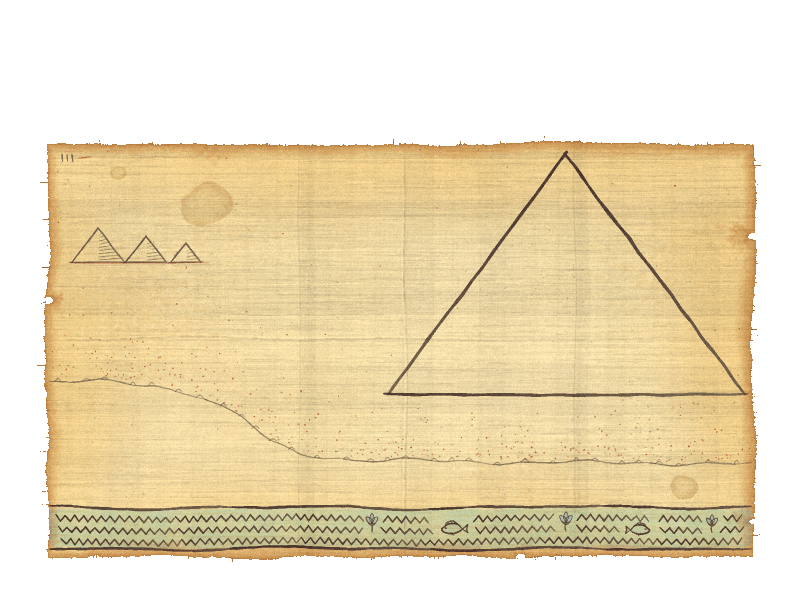
#> input picture art/maps/egypt/back.png, 800 x 600 px, found by its file name
$ python office_ducts_grille.py paints out/office-ducts/grille-view.png and its check pictures
#> lines starting #> are read from the running program, lines starting #| are printed output that depends on the picture
### tools/paint/brush.py
"""The painter's tools: noise, soft shapes, light, brush strokes, grain, and the limited palette.

Everything works on float pictures (height x width x 3, values 0 to 1) and float masks
(height x width, 0 to 1). Needs numpy and Pillow, nothing else.

A picture is made in four passes, the way a background painter worked for a 256-color game:

  1. block in   soft forms and their light, with no texture        (the functions in this file)
  2. brush      repaint the whole thing with visible strokes        strokes()
  3. detail     the few crisp things: lettering, wire, window bars  drawn on top afterwards
  4. scan       pigment grain, then a limited palette with speckle  finish()
"""

import math

import numpy as np
from PIL import Image, ImageDraw

F32 = np.float32


# ---------------------------------------------------------------- small helpers
def rgb(text):
    """'#e8b060' -> array([0.91, 0.69, 0.38])"""
    text = text.lstrip("#")
    return np.array([int(text[i:i + 2], 16) / 255 for i in (0, 2, 4)], dtype=F32)


def lerp(a, b, t):
    return a + (b - a) * t


def smooth(t):
    t = np.clip(t, 0, 1)
    return t * t * (3 - 2 * t)


def step(edge0, edge1, x):
    """0 below edge0, 1 above edge1, smooth between."""
    return smooth((x - edge0) / (edge1 - edge0 + 1e-9))


# [15 lines left out: functions grid, ramp, not called in this run]


def resize(a, shape, how=Image.BICUBIC):
    """Resize a float array (2D, or 3D with channels) to (h, w)."""
    h, w = shape
    if a.ndim == 2:
        return np.asarray(Image.fromarray(a.astype(F32), "F").resize((w, h), how), dtype=F32)
    return np.dstack([resize(a[..., i], shape, how) for i in range(a.shape[2])])


def blur(a, sigma):
    """Gaussian blur of a float array, any sigma, by multiplying in the frequency domain."""
    if sigma <= 0:
        return a
    if a.ndim == 3:
        return np.dstack([blur(a[..., i], sigma) for i in range(a.shape[2])])
    pad = int(min(3 * sigma + 1, min(a.shape) - 1))
    p = np.pad(a, pad, mode="reflect")
    fy = np.fft.fftfreq(p.shape[0])[:, None]
    fx = np.fft.rfftfreq(p.shape[1])[None, :]
    gain = np.exp(-2 * (math.pi * sigma) ** 2 * (fx * fx + fy * fy))
    out = np.fft.irfft2(np.fft.rfft2(p) * gain, s=p.shape)
    return out[pad:pad + a.shape[0], pad:pad + a.shape[1]].astype(F32)


# [15 lines left out: function sample, not called in this run]


# ---------------------------------------------------------------- noise
def noise(shape, cell, seed, octaves=5, gain=0.5):
    """Cloudy noise, 0 to 1. `cell` is the size in pixels of the largest blobs: a number, or (across, down)
    for stretched noise. Each octave halves the size and takes `gain` of the weight."""
    h, w = shape
    cx, cy = (cell, cell) if np.isscalar(cell) else cell
    rng = np.random.default_rng(seed)
    total = np.zeros(shape, dtype=F32)
    weight, norm = 1.0, 0.0
    for _ in range(octaves):
        gw, gh = int(math.ceil(w / cx)) + 3, int(math.ceil(h / cy)) + 3
        lattice = rng.random((gh, gw), dtype=F32)
        big = resize(lattice, (int(round(gh * cy)), int(round(gw * cx))))
        oy, ox = int(cy), int(cx)                      # start one cell in, away from the lattice edge
        total += weight * big[oy:oy + h, ox:ox + w]
        norm += weight
        weight *= gain
        cx, cy = max(cx / 2, 1.0), max(cy / 2, 1.0)
    out = total / norm
    lo, hi = np.percentile(out, (0.5, 99.5))
    return np.clip((out - lo) / (hi - lo + 1e-9), 0, 1).astype(F32)


# [63 lines left out: functions warp, mask_poly, mask_ellipse, mask_line, curve, not called in this run]


class Sheet:
    """A clear sheet to draw many small strokes on quickly (leaves, planks, wires, lettering), which is then
    laid over the picture in one go. Colors are '#hex' or rgb; sizes are in picture pixels."""

    # [52 lines left out: functions __init__, _fill, line, taper, poly, ellipse and 2 more, not called in this run]

    def onto(self, picture, amount=1.0):
        color, alpha = self.done()
        return over(picture, color, alpha * amount)


# [34 lines left out: functions over, tint, glow, vary, not called in this run]


# ---------------------------------------------------------------- the brush
def strokes(ref, sizes=(16, 8, 4), seed=1, density=1.6, jitter=0.035, flow=None, keep=0.0, detail=None):
    """Repaint a picture with brush strokes, largest brush first.

    Each stroke takes its color from the (slightly blurred) picture under its middle and lies along the
    edges it finds there; where the picture is flat it follows `flow`, an angle field in radians (or
    lies level). Smaller brushes only go where the painting so far is still wrong, which is where the
    detail is. `detail` is an optional mask of places that must be reached by the smallest brush.
    `keep` mixes that much of the untouched picture back in at the end.
    """
    h, w, _ = ref.shape
    rng = np.random.default_rng(seed)
    ss = 2
    under = np.clip(blur(ref, sizes[0] * 0.45), 0, 1)
    canvas = Image.fromarray((under * 255).astype(np.uint8)).resize((w * ss, h * ss), Image.BICUBIC)
    draw = ImageDraw.Draw(canvas)
    lum = ref @ np.array([0.3, 0.55, 0.15], dtype=F32)
    for r in sizes:
        src = np.clip(blur(ref, r * 0.3), 0, 1)
        gy, gx = np.gradient(blur(lum, max(1.0, r * 0.35)))
        along = np.arctan2(gy, gx) + math.pi / 2
        strong = np.hypot(gx, gy)
        n = int(w * h / (r * r) * density)
        xs = rng.integers(0, w, n)
        ys = rng.integers(0, h, n)
        if r != sizes[0]:
            now = np.asarray(canvas.resize((w, h), Image.BOX), dtype=F32) / 255
            wrong = np.abs(now - src).sum(axis=2)
            if detail is not None and r == sizes[-1]:
                wrong = np.maximum(wrong, detail * 0.2)
            want = wrong[ys, xs] > (0.05 if r > sizes[-1] else 0.035)
            xs, ys = xs[want], ys[want]
        level = np.zeros((h, w), dtype=F32) if flow is None else flow
        for x, y in zip(xs.tolist(), ys.tolist()):
            a = along[y, x] if strong[y, x] > 0.004 else level[y, x] + rng.normal(0, 0.25)
            length = r * (1.2 + 2.2 * rng.random())
            dx, dy = math.cos(a) * length / 2, math.sin(a) * length / 2
            c = src[y, x] * (1 + rng.normal(0, jitter)) + rng.normal(0, jitter * 0.4, 3)
            fill = tuple(int(v) for v in np.clip(c * 255, 0, 255))
            wd = max(1, int(r * ss * (0.75 + 0.5 * rng.random())))
            x0, y0, x1, y1 = (x - dx) * ss, (y - dy) * ss, (x + dx) * ss, (y + dy) * ss
            draw.line([x0, y0, x1, y1], fill=fill, width=wd)
            e = wd / 2
            draw.ellipse([x0 - e, y0 - e, x0 + e, y0 + e], fill=fill)
            draw.ellipse([x1 - e, y1 - e, x1 + e, y1 + e], fill=fill)
    out = np.asarray(canvas.resize((w, h), Image.BOX), dtype=F32) / 255
    return lerp(out, ref, keep) if keep else out


# ---------------------------------------------------------------- finishing: grain and the palette
def grain(picture, seed, amount=0.022):
    """Pigment grain: fine light-and-dark speckle, a little coarser in places."""
    h, w, _ = picture.shape
    rng = np.random.default_rng(seed)
    fine = rng.normal(0, 1, (h, w)).astype(F32)
    coarse = blur(rng.normal(0, 1, (h, w)).astype(F32), 0.8) * 1.6
    return np.clip(picture + ((fine * 0.7 + coarse * 0.6) * amount)[..., None], 0, 1)


# [43 lines left out: functions palette_of, to_palette, save, not called in this run]


def show(index, palette):
    """Palette picture back to floats, for looking at."""
    return palette[index]

### tools/paint/office_ducts_grille.py
"""The grille's view (OFFICE-17B): what Ranger sees looking down through a grille with his nose to it.

    python3 office_ducts_grille.py          paints out/office-ducts/grille-view.png and its check pictures

800 x 600 RGBA, laid by the engine over the room it draws under it (the room scene, live). The slats of the grille seen
from above and very close, softly out of focus (the eye is on the room): four broad galvanized slats across the
picture, two of them half out of it at the top and the bottom, the two across the middle narrower (the eye is over the
middle, so it sees their tops, and the outer ones' sides as well); the room's light catching their edges toward the
middle; the duct's dark round the edges of the picture. Between the slats the picture is clear: the slats cover under a
third of it.

It goes in keyed with the Office's key (postimp_plans: a frame of office-ducts, keyed colour by colour, its alpha
untouched), as everything in the scene's folder does. Its check pictures (out/office-ducts-check/grille-*.png) lay it over
three of the game's interiors, the store and two rooms of the house, with the game's people standing in them (the
figures as people_on.py draws them, when the game is being served; without it, the rooms alone)."""

import os
import sys

import numpy as np
from PIL import Image

import brush
from brush import F32, blur, noise, grain, strokes, lerp

W, H = 800, 600
OUT = "out/office-ducts"
CHECK = "out/office-ducts-check"
SEED = 41

# the slats, top to bottom: (middle row, half its height, how soft its edges are, px)
SLATS = [(-16.0, 50.0, 10.0), (190.0, 16.0, 5.5), (410.0, 17.0, 5.5), (616.0, 53.0, 10.0)]
CORE = "#535b6d"             # a slat's top, in the duct's dim light
SIDE = "#6c7482"             # an outer slat's side, which the eye sees as well
RIM = "#eef0d6"              # the room's light catching an edge (warm white, a little green)
DARK = "#24222f"             # the duct's dark round the picture's edges


def smooth(e0, e1, x):
    t = np.clip((x - e0) / (e1 - e0), 0, 1)
    return (t * t * (3 - 2 * t)).astype(F32)


def paint():
    y, x = np.mgrid[0:H, 0:W].astype(F32)
    rgb = np.zeros((H, W, 3), F32)
    a = np.zeros((H, W), F32)
    wav = (noise((H, W), (220, 40), SEED, 3) - 0.5) * 3.0                 # nothing is ruled: each edge wanders a little
    mott = noise((H, W), (26, 8), SEED + 1, 3)
    for i, (cy, hh, soft) in enumerate(SLATS):
        top, bot = cy - hh + wav, cy + hh + wav * 0.8
        m = smooth(top - soft, top + soft, y) * (1 - smooth(bot - soft, bot + soft, y))
        k = (y - top) / np.maximum(1e-3, bot - top)                          # 0 at its top edge, 1 at its bottom edge
        col = np.broadcast_to(brush.rgb(CORE), (H, W, 3)).copy()
        outer = i in (0, len(SLATS) - 1)
        if outer:                                                            # the outer ones: their side toward the middle shows too
            side = smooth(0.45, 0.85, k) if i == 0 else 1 - smooth(0.15, 0.55, k)
            col = lerp(col, brush.rgb(SIDE), side[..., None])
        col = col * (0.88 + 0.22 * mott[..., None])
        # the edges toward the middle of the picture catch the room's light, the others a little
        toward = (1 - smooth(0.0, 0.16, 1 - k)) if cy < H / 2 else (1 - smooth(0.0, 0.16, k))
        away = (1 - smooth(0.0, 0.10, k)) if cy < H / 2 else (1 - smooth(0.0, 0.10, 1 - k))
        col = lerp(col, brush.rgb(RIM), np.clip(toward * 0.85 + away * 0.25, 0, 1)[..., None])
        # dust on the outer ones' tops, soft (out of focus)
        if outer:
            fleck = smooth(0.78, 0.92, noise((H, W), 5, SEED + 10 + i, 2)) * 0.35
            col = lerp(col, brush.rgb("#8a8478"), fleck[..., None])
        rgb = rgb * (1 - m[..., None]) + col * m[..., None]
        a = np.maximum(a, m)
    # the duct's dark all round the picture's edges, laid over the slats (premultiplied: dark over what is there)
    e = np.minimum(np.minimum(x, W - 1 - x), np.minimum(y, H - 1 - y)) + (noise((H, W), 60, SEED + 2, 2) - 0.5) * 10
    v = (1 - smooth(0.0, 64.0, e)) ** 1.5 * 0.88
    corner = np.clip(1 - np.hypot((x - W / 2) / (W * 0.62), (y - H / 2) / (H * 0.66)), 0, 1)
    v = np.maximum(v, (1 - smooth(0.0, 0.30, corner)) * 0.70)
    out_a = 1 - (1 - a) * (1 - v)
    pre = rgb * (a * (1 - v))[..., None] + brush.rgb(DARK)[None, None, :] * v[..., None]
    rgb = np.where((out_a > 1e-4)[..., None], pre / np.maximum(out_a, 1e-4)[..., None], brush.rgb(DARK)[None, None, :])
    a = out_a
    # the brush, calm (a soft thing seen close), then the grain
    filled = rgb.copy()
    b = strokes(np.clip(filled, 0, 1), sizes=(9, 5), seed=SEED, density=1.2, jitter=0.03, keep=0.55)
#> after the loop in strokes, `for r in sizes:`:
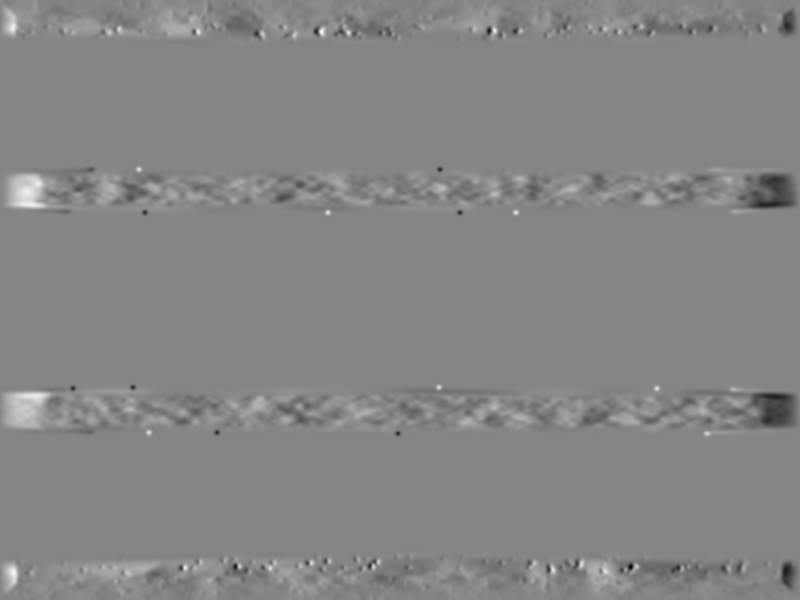
#> gx: shape (600, 800) float32; min -0.00989, max 0.00894, mean 1.56e-07; drawn with min black and max white
#> after the loop in strokes, `for r in sizes:`:
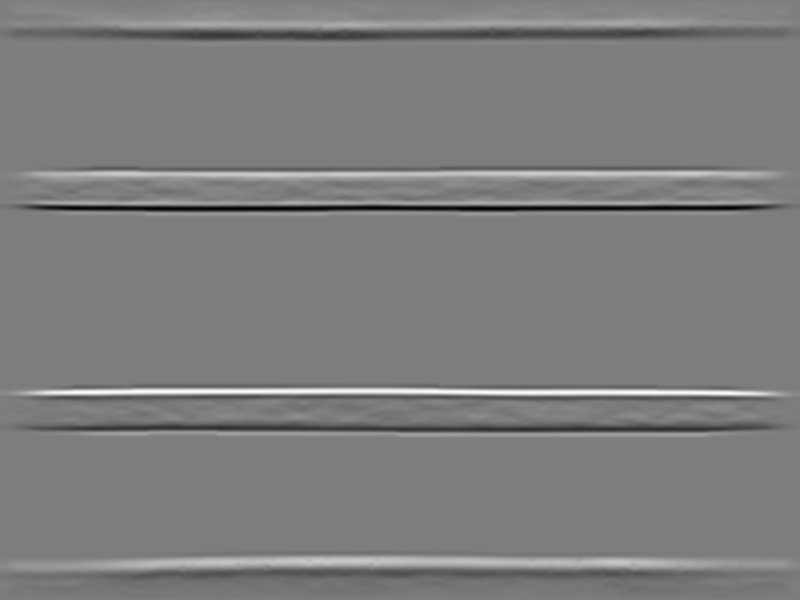
#> gy: shape (600, 800) float32; min -0.0805, max 0.0827, mean 1.21e-06; drawn with min black and max white
#> after the loop in strokes, `for r in sizes:`:
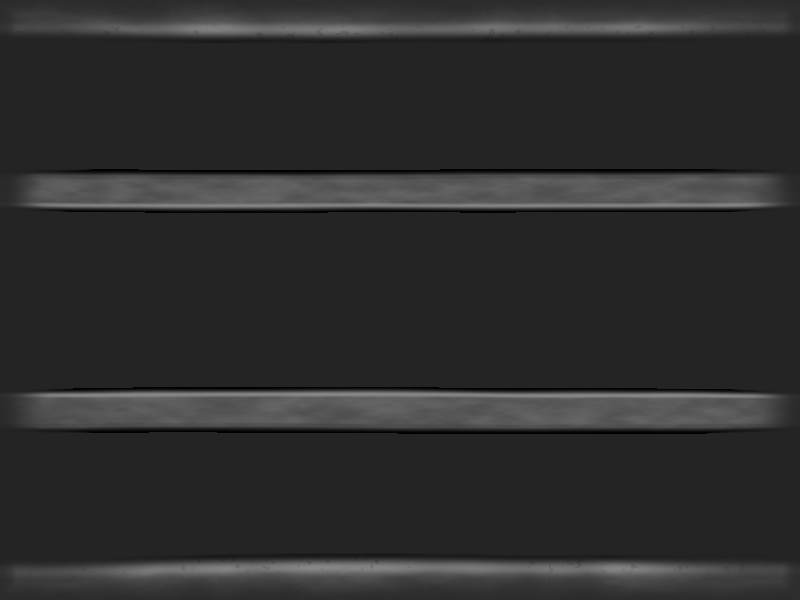
#> lum: shape (600, 800) float32; min 5.28e-05, max 0.537, mean 0.181
    rgb = lerp(b, filled, 0.35)
    rgb = grain(np.clip(rgb, 0, 1), SEED + 3, 0.010)
    a = blur(a, 1.2)
    return np.clip(rgb, 0, 1), np.clip(a, 0, 1)


def coverage(a):
    return float((a >= 0.5).mean()), float(a.mean())


def save(rgb, a, path):
    out = np.dstack([rgb, a])
    Image.fromarray((out * 255 + 0.5).astype(np.uint8), "RGBA").save(path, optimize=True)


def rooms():
    """Three of the game's interiors as the game composes them with nobody on stage: back and first-state cut-outs."""
    sys.path.insert(0, os.path.dirname(os.path.abspath(__file__)))
    from postimp_plans import PLANS
    art = os.path.join(os.path.dirname(os.path.abspath(__file__)), "..", "..", "art", "scenes")
    out = []
    for sid in ("nevada-store", "home-living-room", "home-study"):
        im = Image.open(os.path.join(art, sid, "back.png")).convert("RGBA")
        for n in PLANS[sid]["planes"]:
            p = os.path.join(art, sid, n + ".png")
            if os.path.exists(p):
                im.alpha_composite(Image.open(p).convert("RGBA"))
        out.append((sid, im))
    return out


if __name__ == "__main__":
    os.makedirs(OUT, exist_ok=True)
    os.makedirs(CHECK, exist_ok=True)
    rgb, a = paint()
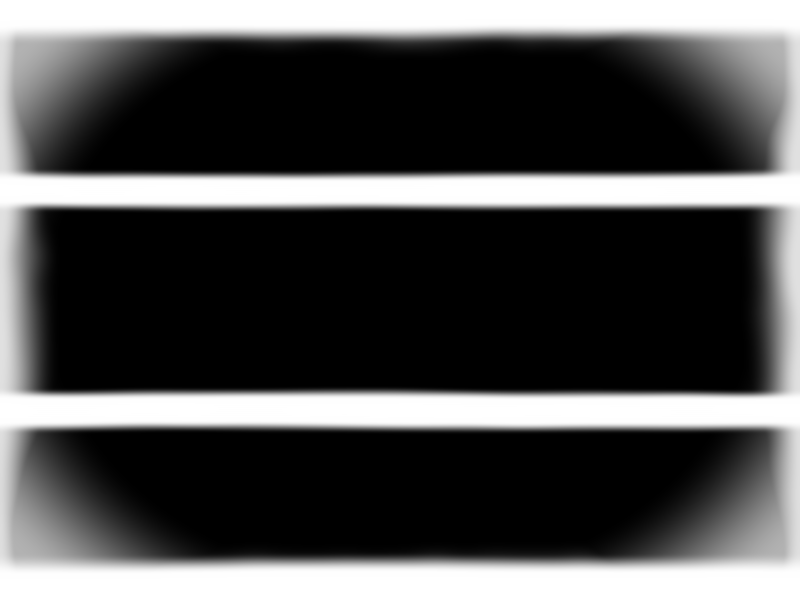
#> a: shape (600, 800) float32; min 0, max 1, mean 0.31
    save(rgb, a, f"{OUT}/grille-view.png")
#> in save, `out = np.dstack([rgb, a])`:
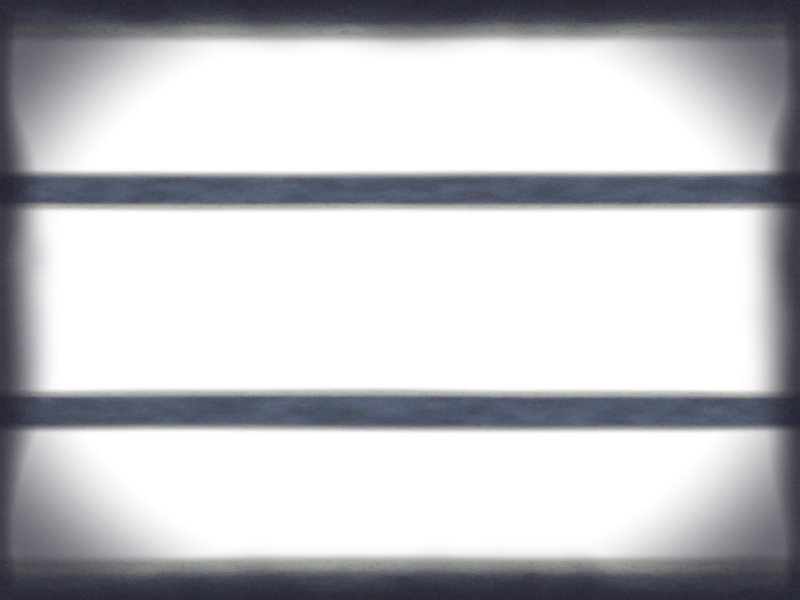
#> out: shape (600, 800, 4) float32; mean of channels 0, 1, 2, 3 0.176, 0.173, 0.221, 0.31; transparent parts drawn white
    cov, mean_a = coverage(a)
#> cov = 0.305; mean_a = 0.31
    lum = float((rgb.mean(-1) * a).sum() / max(1e-6, a.sum()))
#> lum = 0.267
    print(f"grille-view.png: {cov * 100:.1f}% of the picture covered (alpha at least a half), mean alpha {mean_a:.2f}, "
          f"alpha-weighted mean colour {lum:.3f} (the key's frames read under 0.25 as a ground shadow)")
#| grille-view.png: 30.5% of the picture covered (alpha at least a half), mean alpha 0.31, alpha-weighted mean colour 0.267 (the key's frames read under 0.25 as a ground shadow)
    view = Image.open(f"{OUT}/grille-view.png").convert("RGBA")
    people = sys.argv[1] if len(sys.argv) > 1 else None
    for sid, im in rooms():
#> in rooms, im is the input picture: PIL image 800x600 RGBA; mean R, G, B, A 136.8, 121.5, 88.1, 155.1
        base = im
        if people and os.path.exists(os.path.join(people, sid + ".png")):
            base = Image.open(os.path.join(people, sid + ".png")).convert("RGBA")
        base.convert("RGB").save(f"{CHECK}/grille-room-{sid}.png")
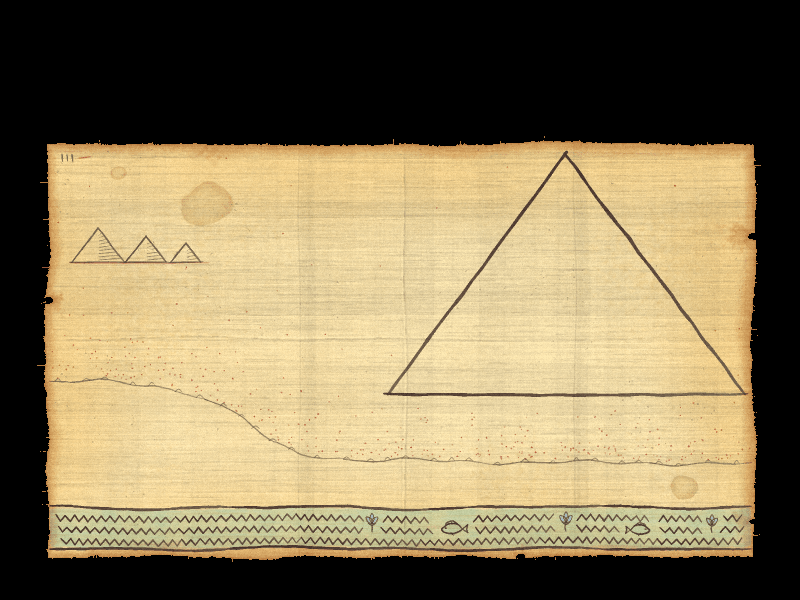
#> saved as grille-room-nevada-store.png: PIL image 800x600 RGB; mean R, G, B 136.8, 121.5, 88.1
        comp = base.copy()
        comp.alpha_composite(view)
        comp.convert("RGB").save(f"{CHECK}/grille-{sid}.png")
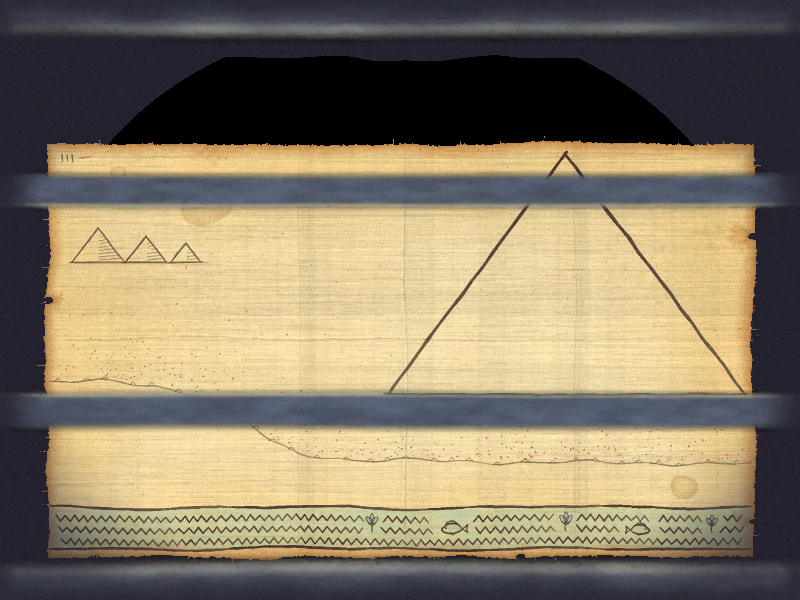
#> saved as grille-nevada-store.png: PIL image 800x600 RGB; mean R, G, B 135.4, 123.5, 101.3
    print("check pictures:", ", ".join(f"{CHECK}/grille-{s}.png" for s, _ in rooms()))
